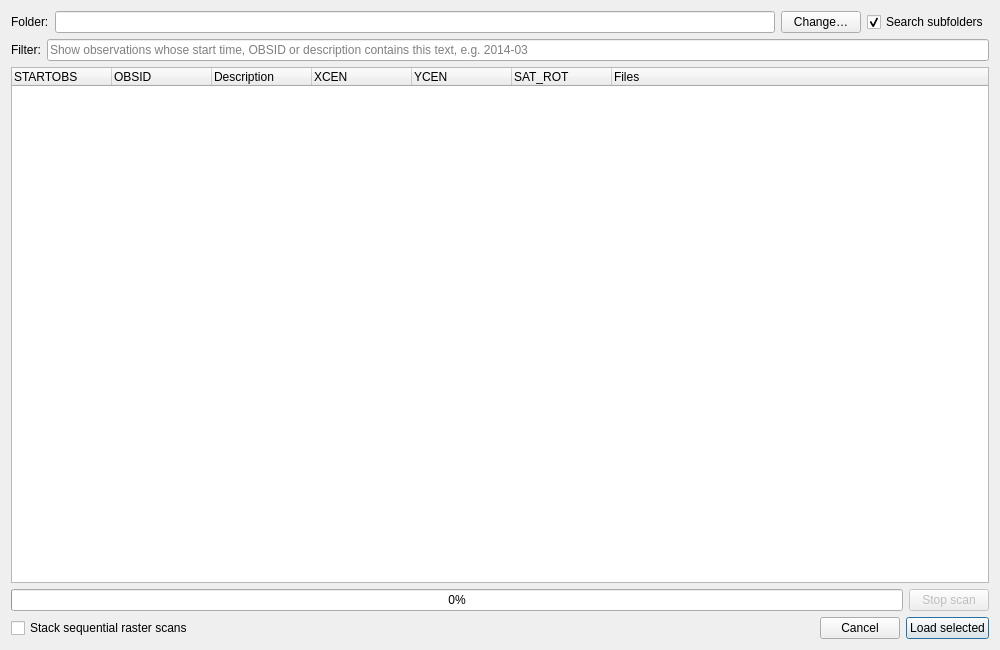
<?xml version="1.0" encoding="UTF-8"?>
<ui version="4.0">
 <class>Dialog</class>
 <widget class="QDialog" name="Dialog">
  <property name="geometry">
   <rect>
    <x>0</x>
    <y>0</y>
    <width>1000</width>
    <height>650</height>
   </rect>
  </property>
  <property name="windowTitle">
   <string>IRIS observations</string>
  </property>
  <layout class="QVBoxLayout" name="verticalLayout">
   <item>
    <layout class="QHBoxLayout" name="directoryLayout">
     <item>
      <widget class="QLabel" name="directoryLabel">
       <property name="text">
        <string>Folder:</string>
       </property>
      </widget>
     </item>
     <item>
      <widget class="QLineEdit" name="directory">
       <property name="readOnly">
        <bool>true</bool>
       </property>
      </widget>
     </item>
     <item>
      <widget class="QPushButton" name="change">
       <property name="text">
        <string>Change…</string>
       </property>
      </widget>
     </item>
     <item>
      <widget class="QCheckBox" name="recursive">
       <property name="text">
        <string>Search subfolders</string>
       </property>
       <property name="checked">
        <bool>true</bool>
       </property>
      </widget>
     </item>
    </layout>
   </item>
   <item>
    <layout class="QHBoxLayout" name="filterLayout">
     <item>
      <widget class="QLabel" name="filterLabel">
       <property name="text"><string>Filter:</string></property>
      </widget>
     </item>
     <item>
      <widget class="QLineEdit" name="filter">
       <property name="placeholderText">
        <string>Show observations whose start time, OBSID or description contains this text, e.g. 2014-03</string>
       </property>
       <property name="clearButtonEnabled"><bool>true</bool></property>
      </widget>
     </item>
    </layout>
   </item>
   <item>
    <widget class="QTreeWidget" name="obs_tree">
     <property name="alternatingRowColors">
      <bool>true</bool>
     </property>
     <property name="uniformRowHeights">
      <bool>true</bool>
     </property>
     <column>
      <property name="text">
       <string>STARTOBS</string>
      </property>
     </column>
     <column>
      <property name="text">
       <string>OBSID</string>
      </property>
     </column>
     <column>
      <property name="text">
       <string>Description</string>
      </property>
     </column>
     <column>
      <property name="text">
       <string>XCEN</string>
      </property>
     </column>
     <column>
      <property name="text">
       <string>YCEN</string>
      </property>
     </column>
     <column>
      <property name="text">
       <string>SAT_ROT</string>
      </property>
     </column>
     <column>
      <property name="text">
       <string>Files</string>
      </property>
     </column>
    </widget>
   </item>
   <item>
    <layout class="QHBoxLayout" name="progressLayout">
     <item>
      <widget class="QProgressBar" name="progress">
       <property name="value"><number>0</number></property>
      </widget>
     </item>
     <item>
      <widget class="QPushButton" name="stop_scan">
       <property name="enabled"><bool>false</bool></property>
       <property name="text"><string>Stop scan</string></property>
      </widget>
     </item>
    </layout>
   </item>
   <item>
    <layout class="QHBoxLayout" name="buttonLayout">
     <item>
      <widget class="QCheckBox" name="stack">
       <property name="toolTip">
        <string>Stack raster scans by detector position into one 4D cube. Scan 0 supplies the nominal spatial coordinates; exact times are retained.</string>
       </property>
       <property name="text">
        <string>Stack sequential raster scans</string>
       </property>
      </widget>
     </item>
     <item>
      <spacer name="horizontalSpacer">
       <property name="orientation">
        <enum>Qt::Horizontal</enum>
       </property>
       <property name="sizeHint" stdset="0">
        <size>
         <width>40</width>
         <height>20</height>
        </size>
       </property>
      </spacer>
     </item>
     <item>
      <widget class="QPushButton" name="cancel">
       <property name="text">
        <string>Cancel</string>
       </property>
      </widget>
     </item>
     <item>
      <widget class="QPushButton" name="ok">
       <property name="text">
        <string>Load selected</string>
       </property>
       <property name="default">
        <bool>true</bool>
       </property>
      </widget>
     </item>
    </layout>
   </item>
  </layout>
 </widget>
 <resources/>
 <connections/>
</ui>
